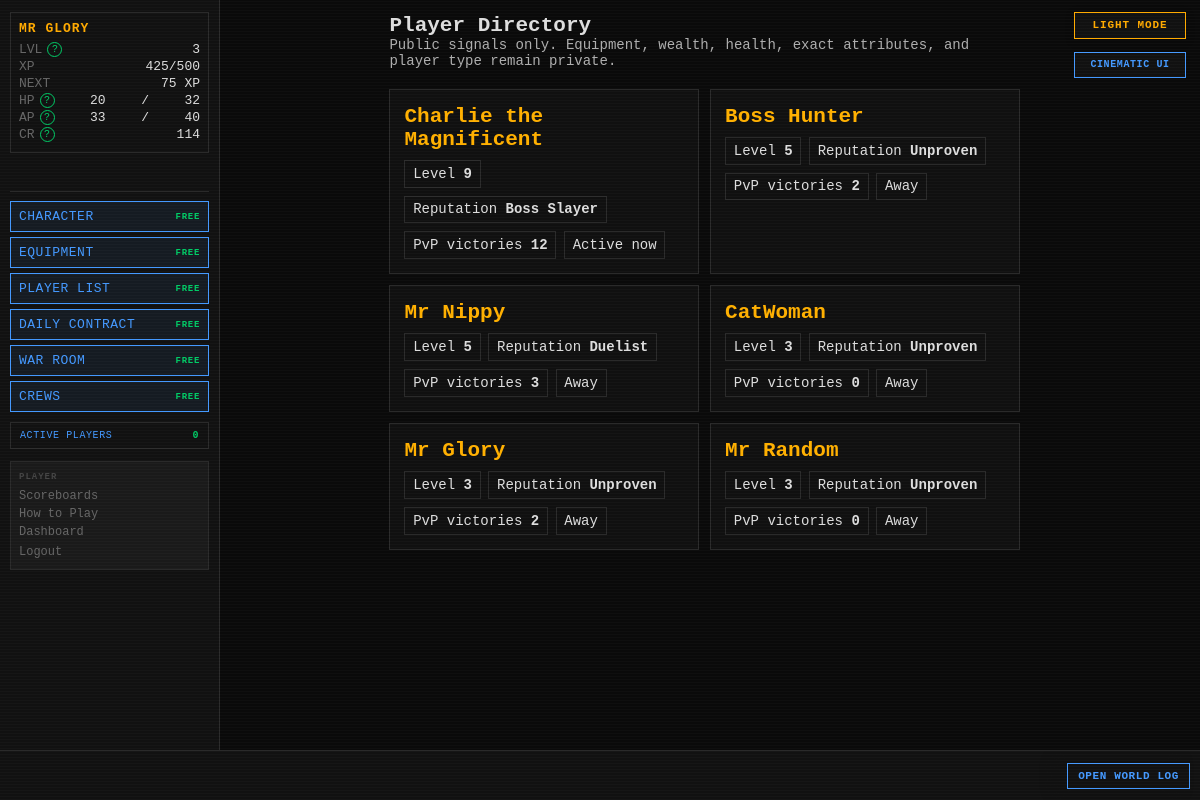
The page /players (signed in) on the database as committed earlier.
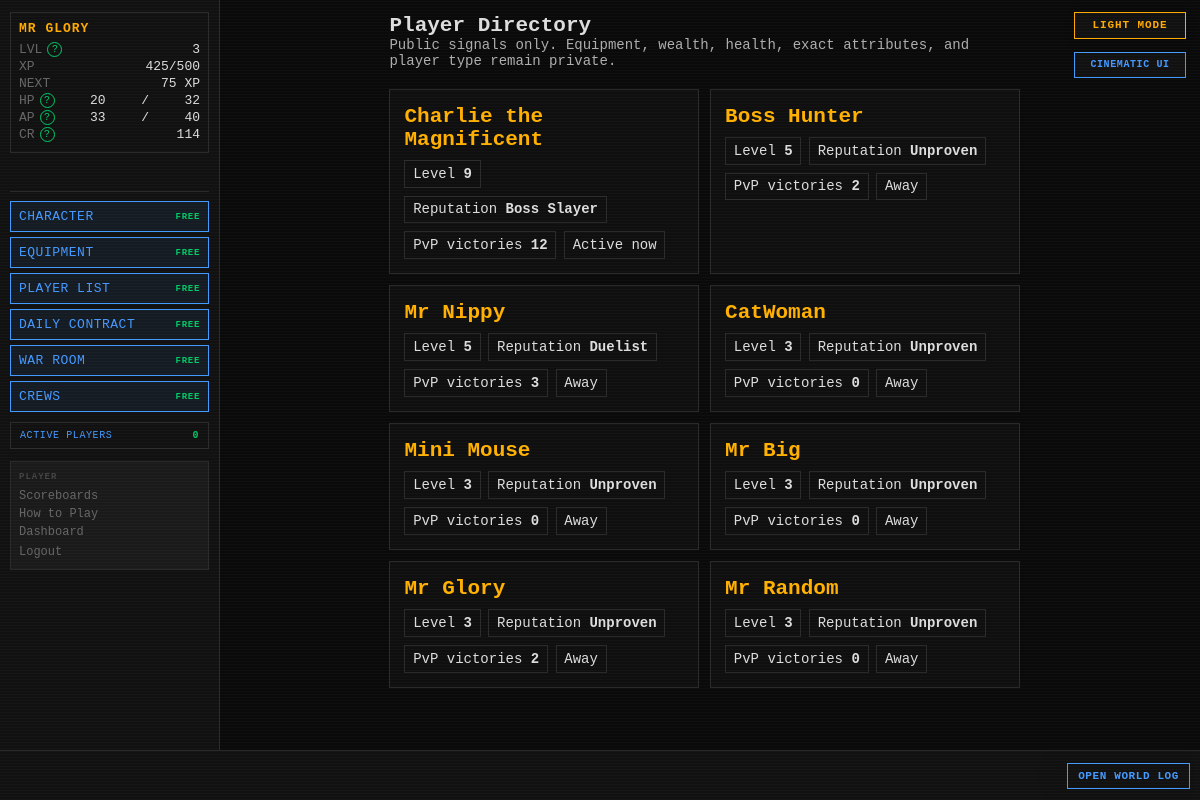
The same page on the database as committed later.
### tables this page shows
CREATE TABLE players (
    id                  INTEGER PRIMARY KEY AUTOINCREMENT,
    username            TEXT    UNIQUE NOT NULL,
    password_hash       TEXT    NOT NULL,
    email               TEXT    UNIQUE NOT NULL,
    character_name      TEXT    NOT NULL,
    sex                 TEXT    NOT NULL,
    class_id            INTEGER REFERENCES classes(id),
    str_stat            INTEGER NOT NULL DEFAULT 1,
    end_stat            INTEGER NOT NULL DEFAULT 1,
    agi_stat            INTEGER NOT NULL DEFAULT 1,
    lck_stat            INTEGER NOT NULL DEFAULT 1,
    per_stat            INTEGER NOT NULL DEFAULT 1,
    level               INTEGER NOT NULL DEFAULT 1,
    xp                  INTEGER NOT NULL DEFAULT 0,
    current_hp          INTEGER NOT NULL,
    current_ap          INTEGER NOT NULL,
    credits             INTEGER NOT NULL DEFAULT 25,
    equipped_weapon_id  INTEGER REFERENCES inventory_items(id),
    equipped_armor_id   INTEGER REFERENCES inventory_items(id),
    equipped_special_id INTEGER REFERENCES inventory_items(id),
    in_combat           INTEGER NOT NULL DEFAULT 0,
    pending_levelup     INTEGER NOT NULL DEFAULT 0,
    pending_perk        INTEGER NOT NULL DEFAULT 0,
    combat_preference   TEXT    NOT NULL DEFAULT "Balanced",
    is_banned           INTEGER NOT NULL DEFAULT 0,
    retired_at          TEXT,
    last_login_at       TEXT,
    created_at          TEXT    NOT NULL DEFAULT (datetime('now'))
);

### routes/community.py (the view)
@bp.route("/players")
def players():
    rows = execute(
        """SELECT p.id,p.character_name,p.level,COALESCE(ps.pvp_kills,0) pvp_wins,
          CASE WHEN p.last_login_at>=datetime('now','-5 minutes') THEN 'Active now'
               WHEN p.last_login_at>=datetime('now','-1 day') THEN 'Seen today'
               ELSE 'Away' END activity
          FROM players p LEFT JOIN player_stats ps ON ps.player_id=p.id
          WHERE p.is_banned=0 AND p.retired_at IS NULL
          ORDER BY p.level DESC,p.character_name"""
    )
    for row in rows:
        row["reputation"] = reputation_profile(row["id"])["primary"]
    return render_template("community/players.html", players=rows)

### app.py (called while the page is built)
def _context_processor() -> dict:
    settings = get_all_settings()
    player = g.get("player")
    if not player:
        return {"settings": settings}
    active_count = execute_one(
        """SELECT COUNT(DISTINCT q.player_id) AS cnt FROM action_queue q
           JOIN players p ON p.id=q.player_id
           WHERE datetime(q.created_at)>=datetime('now','-5 minutes') AND p.is_banned=0"""
    )["cnt"]
    return {"player": player, "settings": settings,
            "active_player_count": active_count}

def _check_auth():
    if request.endpoint in _AUTH_EXEMPT:
        return None
    if not session.get("player_id"):
        return redirect(url_for("auth.login"))
    return None

def _load_player():
    player_id = session.get("player_id")
    if not player_id:
        return None
    reconcile_combat_state(player_id)
    player = get_player(player_id)
    if player is None:
        session.clear()
        return redirect(url_for("auth.login"))
    g.player = player
    return None

def _check_levelup():
    if request.endpoint in _LEVELUP_EXEMPT:
        return None
    player = g.get("player")
    if player and player.get("pending_levelup") and not player.get("in_combat"):
        return redirect(url_for("auth.levelup"))
    if player and not player.get("in_combat"):
        threshold = cfg.XP_CURVE.get(player["level"] + 1)
        if threshold is not None and player["xp"] >= threshold:
            from combat.engine import check_level_up
            if check_level_up(player["id"], player["xp"], player["level"]):
                g.player = get_player(player["id"])
                return redirect(url_for("auth.levelup"))
    return None

def _set_blackout_flag():
    settings = get_all_settings()
    blackout_mins = settings.get("MIDNIGHT_BLACKOUT_MINUTES", cfg.MIDNIGHT_BLACKOUT_MINUTES)
    now = datetime.now(timezone.utc)
    minutes_to_midnight = (24 * 60) - (now.hour * 60 + now.minute)
    g.blackout = (minutes_to_midnight <= blackout_mins)

### database.py (called while the page is built)
def get_db() -> sqlite3.Connection:
    if 'db' not in g:
        g.db = sqlite3.connect(
            cfg.DB_PATH,
            detect_types=sqlite3.PARSE_DECLTYPES,
            timeout=10,
        )
        g.db.row_factory = dict_factory
        g.db.execute("PRAGMA foreign_keys = ON")
        g.db.execute("PRAGMA journal_mode = WAL")
    return g.db

def dict_factory(cursor: sqlite3.Cursor, row: tuple) -> dict:
    return {col[0]: val for col, val in zip(cursor.description, row)}

### templates/community/players.html
{% extends "base.html" %}{% block title %}Player Directory{% endblock %}
{% block content %}<section class="intel-page"><h1>Player Directory</h1>
<p class="page-deck">Public signals only. Equipment, wealth, health, exact attributes, and player type remain private.</p>
<div class="intel-grid">{% for p in players %}<article class="intel-card">
<h2>{{ p.character_name }}</h2><div class="intel-facts"><span>Level <b>{{ p.level }}</b></span>
<span>Reputation <b>{{ p.reputation }}</b></span><span>PvP victories <b>{{ p.pvp_wins }}</b></span>
<span class="activity-{{ p.activity|lower|replace(' ','-') }}">{{ p.activity }}</span></div></article>{% else %}<p>No active characters.</p>{% endfor %}</div></section>{% endblock %}

### templates/base.html (shortened to what this page needs)
<!DOCTYPE html>
<html lang="en">
<head>
<link rel="stylesheet" href="{{ url_for('static', filename='style.css') }}">
</head>
<body class="{{ 'authenticated' if player else 'auth-page' }} {% block body_class %}{% endblock %}">
{% if settings.get('ALLOW_PLAYER_COLOR_OVERRIDE', true) %}<button id="theme-toggle" type="button" aria-label="Switch color theme" aria-pressed="false">
</button>{% endif %}
{% if settings.get('ALLOW_PLAYER_INTERFACE_OVERRIDE', true) %}
<button id="interface-toggle" type="button" aria-label="Switch interface style" aria-pressed="false">
</button>
{% endif %}
{% if player %}
<div id="left-col">
    <div id="status-block">
        <div class="status-name">{{ player.character_name }}</div>
        <div class="status-line">
            <span class="label">LVL</span>
            <span id="status-level">{{ player.level }}</span>
        </div>
        <div class="status-line">
            <span class="label">XP</span>
            <span><span id="status-xp">{{ player.xp }}</span><span id="status-xp-threshold">{% if player.get('next_level_xp') is not none %}/{{ player.get('next_level_xp') }}{% endif %}</span></span>
        </div>
        <div class="status-line" title="Experience still needed to reach level {{ player.level + 1 }}">
            <span class="label">NEXT</span>
            <span id="status-xp-next">{% if player.get('xp_to_next_level') is none %}MAX{% elif player.get('xp_to_next_level') <= 0 %}LEVEL UP{% else %}{{ player.get('xp_to_next_level') }} XP{% endif %}</span>
        </div>
        <div class="status-line">
            <span class="label">HP</span>
            <span id="status-hp">{{ player.current_hp }}</span>/<span id="status-maxhp">{{ player.max_hp }}</span>
        </div>
        <div class="status-line">
            <span class="label">AP</span>
            <span id="status-ap">{{ player.current_ap }}</span>/<span id="status-maxap">{{ player.max_ap }}</span>
        </div>
        <div class="status-line">
            <span class="label">CR</span>
            <span id="status-credits">{{ player.credits }}</span>
        </div>
    </div>
    <div class="free-action-buttons" aria-label="Free character actions">
        <a class="action-btn free-action-btn" href="{{ url_for('character.index') }}">
            CHARACTER <span class="free-cost">FREE</span>
        </a>
        <a class="action-btn free-action-btn" href="{{ url_for('character.equipment') }}">
            EQUIPMENT <span class="free-cost">FREE</span>
        </a>
        <a class="action-btn free-action-btn" href="{{ url_for('community.players') }}">PLAYER LIST <span class="free-cost">FREE</span></a>
        <a class="action-btn free-action-btn" href="{{ url_for('community.contracts') }}">DAILY CONTRACT <span class="free-cost">FREE</span></a>
        <a class="action-btn free-action-btn" href="{{ url_for('community.war_room') }}">WAR ROOM <span class="free-cost">FREE</span></a>
        <a class="action-btn free-action-btn" href="{{ url_for('crews.index') }}">CREWS <span class="free-cost">FREE</span></a>
    </div>
    <button id="active-players-toggle" class="active-players-toggle" type="button"
            data-url="{{ url_for('feeds.active_players') }}" aria-haspopup="dialog">
        ACTIVE PLAYERS <span id="active-player-count">{{ active_player_count }}</span>
    </button>
    <nav id="left-nav">
        <span class="nav-heading">PLAYER</span>
        <a href="{{ url_for('scoreboards.index') }}">Scoreboards</a>
        <a href="{{ url_for('feeds.game_help') }}">How to Play</a>
        <a href="{{ url_for('dashboard.index') }}">Dashboard</a>
        <form action="{{ url_for('auth.logout') }}" method="POST" style="margin:0">
            <button type="submit" class="nav-link-btn">Logout</button>
        </form>
    </nav>
</div>
{% endif %}
<div id="main">
    {% block content %}{% endblock %}
</div>
{% if player %}
<div id="ticker-wrap">
    <a id="ticker-log-link" href="{{ url_for('feeds.global_log') }}" title="Open the complete World Log">OPEN WORLD LOG</a>
    <div id="ticker">
    </div>
</div>
{% endif %}
</body>
</html>

Rows that differ between the two databases and show on the page:
added players: character_name "Mini Mouse", level "3", reputation "Unproven", pvp_wins "0", activity "Away"
added players: character_name "Mr Big", level "3", reputation "Unproven", pvp_wins "0", activity "Away"
